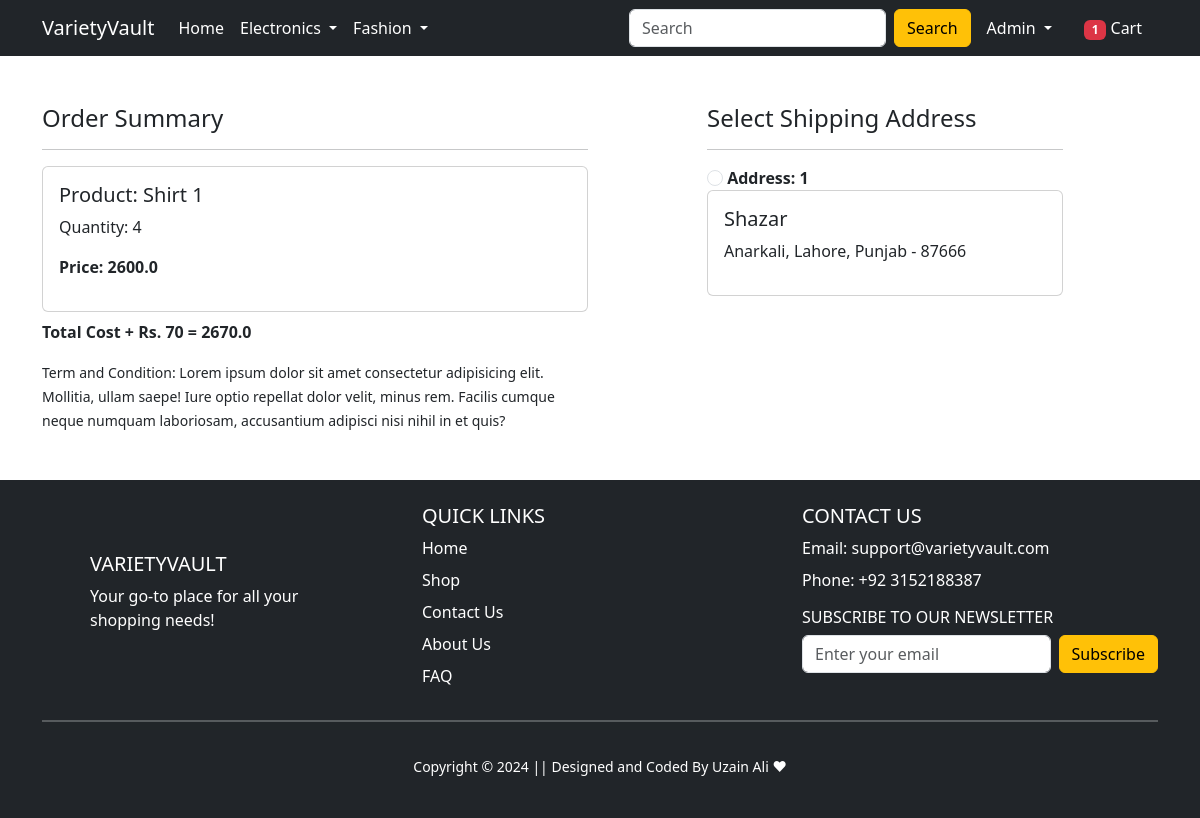
/checkout/ (signed in), run on an earlier commit of the app's database.
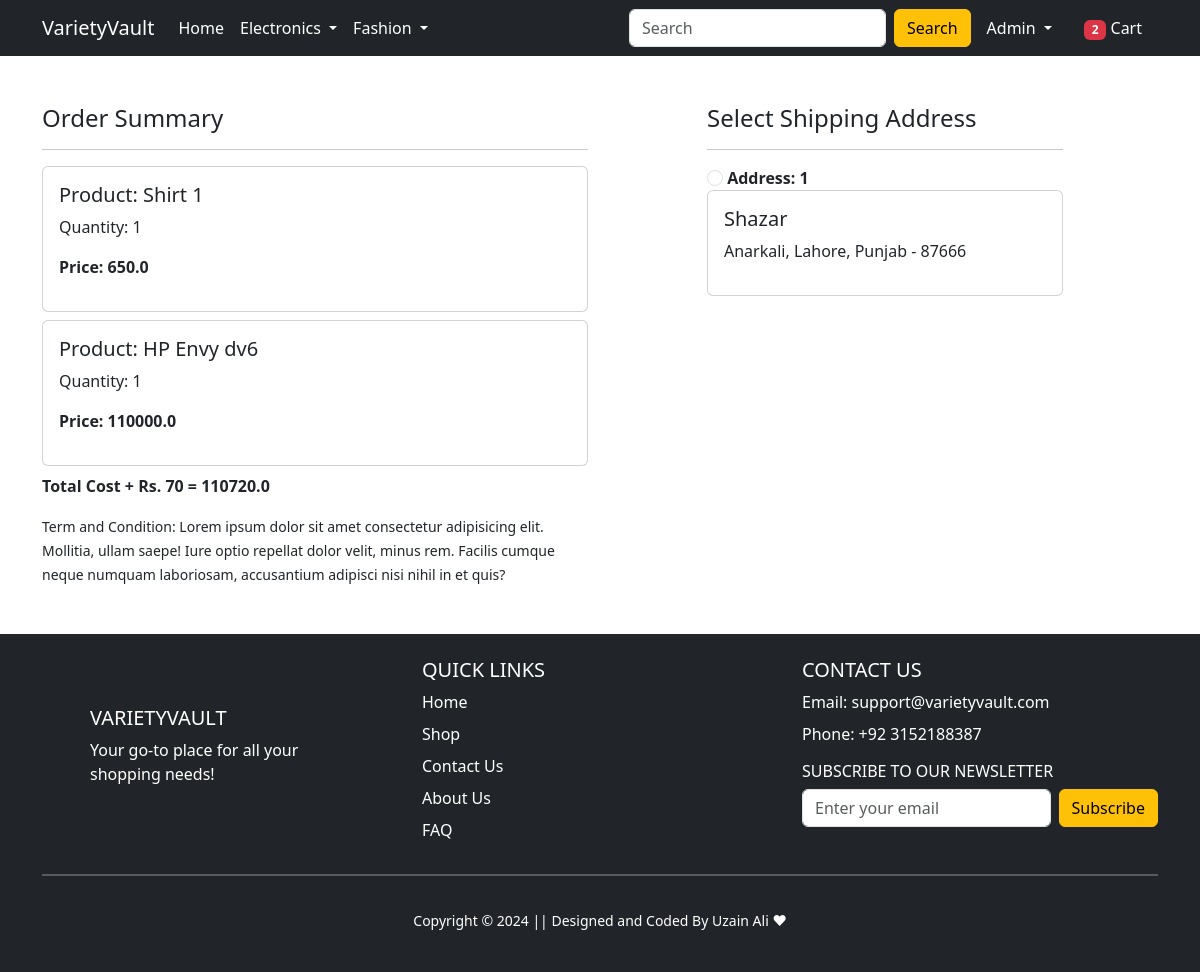
And on a later commit of the database.
### app/models.py (models this page shows, shortened)
class Cart(models.Model):
    user = models.ForeignKey(User, on_delete=models.CASCADE)
    product = models.ForeignKey(Product, on_delete=models.CASCADE)
    quantity = models.PositiveIntegerField(default=1)
    class Meta:
        db_table = 'cart'
    @property
    def total_cost(self):
        return self.quantity * self.product.discounted_price

class Product(models.Model):
    title = models.CharField(max_length=100)
    selling_price = models.FloatField()
    discounted_price = models.FloatField()
    description = models.TextField()
    brand = models.CharField(max_length=100)
    category = models.CharField(choices=CATEGORY_CHOICES,max_length=100)
    product_image = models.ImageField(upload_to='productimg')
    class Meta:
        db_table = "product"

class Customer(models.Model):
    user = models.ForeignKey(User, on_delete=models.CASCADE)
    name = models.CharField(max_length=200)
    locality = models.CharField(max_length=200)
    city = models.CharField(choices=City_CHOICES,max_length=50)
    zipcode = models.IntegerField()
    state = models.CharField(choices=STATE_CHOICES,max_length=50)
    class Meta:
        db_table="customer"

### app/views.py (the view)
# urls.py: path('checkout/', views.checkout, name='checkout'),
@login_required
def checkout(request):
  user=request.user
  address = Customer.objects.filter(user=user)
  cart_items = Cart.objects.filter(user=user)
  amount = 0.0
  totalitem = 0
  shipping_amount = 70.0
  totalamount =0.0
  cart_product = [p for p in Cart.objects.all() if p.user == request.user]
  if cart_product:
    for p in cart_product:
      tempamount = (p.quantity * p.product.discounted_price)
      amount += tempamount
      totalamount = amount + shipping_amount
  if request.user.is_authenticated:
    totalitem = len(Cart.objects.filter(user=request.user))
  return render(request, 'app/checkout.html', {"address":address, "totalamount":totalamount, "cart_items":cart_items, "totalitem":totalitem})

### app/templates/app/checkout.html (shortened to what this page needs)
{% extends 'app/base.html' %}
{% load static %}
{% block main-content %}
<div class="container">
 <div class="row mt-5">
  <div class="col-sm-6">
    <h4>Order Summary</h4>
    <hr>
    {% for item in cart_items %}
      <div class="card mb-2">
        <div class="card-body">
          <h5>Product: {{item.product.title}}</h5>
          <p>Quantity: {{item.quantity}}</p>
          <p class="fw-bold">Price: {{item.total_cost}}</p>
        </div>
      </div>
      {% endfor %}
      <p class="fw-bold">Total Cost + Rs. 70  = {{totalamount}}</p>
    <small>Term and Condition: Lorem ipsum dolor sit amet consectetur adipisicing elit. Mollitia, ullam saepe! Iure optio repellat dolor velit, minus rem. Facilis cumque neque numquam laboriosam, accusantium adipisci nisi nihil in et quis?</small>
  </div>
  <div class="col-sm-4 offset-sm-1">
    <h4>Select Shipping Address</h4>
    <hr>
    <form action="/paymentdone/" id="myform">
      {% for ad in address %}
        <input class="form-check-input" type="radio" value="{{ad.id}}" name="custid" id="custid{{forloop.counter}}">
        <label class="form-check-label fw-bold" for="custid{{forloop.counter}}">
        Address: {{forloop.counter}} </label>
        <div class="card">
          <div class="card-body">
          <h5>{{ad.name}}</h5>
          <p>{{ad.locality}}, {{ad.city}}, {{ad.state}} - {{ad.zipcode}}</p>
          </div>
        </div>
          <div class="form-check mt-2 ">
          </div>
        {% endfor %}
      </form>
    </div>
  </div>
</div>
{% endblock main-content %}

### app/templates/app/base.html (shortened to what this page needs)
<!doctype html>
{% load static %}
<html lang="en">
  <head>
    <link href="https://cdn.jsdelivr.net/npm/bootstrap@5.3.3/dist/css/bootstrap.min.css" rel="stylesheet">
    <link rel="stylesheet" href="{% static 'app/css/owl.carousel.min.css' %}">
    <link rel="stylesheet" href="{% static 'app/css/all.min.css' %}">
    <link rel="stylesheet" href="{% static 'app/css/style.css' %}">
  </head>
  <body>
    <nav class="navbar navbar-expand-lg navbar-dark bg-dark">
     <div class="container">
       <a class="navbar-brand" href="/">VarietyVault</a>
       <div class="collapse navbar-collapse" id="navbarSupportedContent">
         <ul class="navbar-nav me-auto mb-2 mb-lg-0">
           <li class="nav-item">
             <a class="nav-link active" aria-current="page" href="/">Home</a>
           </li>
           <li class="nav-item dropdown">
             <a class="nav-link dropdown-toggle text-white" href="#" id="electronicsDropdown" role="button" data-bs-toggle="dropdown" aria-expanded="false">
               Electronics
             </a>
           </li>
           <li class="nav-item dropdown">
             <a class="nav-link dropdown-toggle text-white" href="#" id="fashionDropdown" role="button" data-bs-toggle="dropdown" aria-expanded="false">
               Fashion
             </a>
           </li>
         </ul>
         <form class="d-flex">
           <input class="form-control me-2" type="search" placeholder="Search" aria-label="Search">
           <button class="btn btn-warning" type="submit">Search</button>
         </form>
         <div>
          <ul class="navbar-nav me-auto mb-2 mb-lg-0">
            {% if request.user.is_authenticated %}
           <li class="nav-item dropdown mx-2">
              <a class="nav-link dropdown-toggle text-white" href="#" id="profileDropdown" role="button" data-bs-toggle="dropdown" aria-expanded="false">
                {{request.user.username|capfirst}}
              </a>
            </li>
            <li class="nav-item mx-2">
             <a href="{% url 'show-cart' %}" class="nav-link text-white"><span class="badge bg-danger">{{totalitem}}</span> Cart </a>
            </li>
            {% endif %}
          </ul>
         </div>
       </div>
     </div>
    </nav>
    {% block main-content %} {% endblock main-content %}
<footer class="container-fluid bg-dark text-white h-100 mt-5" style="min-height: 200px;">
  <div class="container py-4">
    <div class="d-grid gap-4" style="grid-template-columns: repeat(auto-fit, minmax(200px, 1fr));">
      <div class="m-5">
        <h5 class="text-uppercase">VarietyVault</h5>
        <p>Your go-to place for all your shopping needs!</p>
      </div>
      <div>
        <h5 class="text-uppercase">Quick Links</h5>
        <ul class="list-unstyled">
          <li class="mb-2"><a href="" class="text-white text-decoration-none">Home</a></li>
          <li class="mb-2"><a href="" class="text-white text-decoration-none">Shop</a></li>
          <li class="mb-2"><a href="" class="text-white text-decoration-none">Contact Us</a></li>
          <li class="mb-2"><a href="" class="text-white text-decoration-none">About Us</a></li>
          <li class="mb-2"><a href="" class="text-white text-decoration-none">FAQ</a></li>
        </ul>
      </div>
      <div>
        <h5 class="text-uppercase">Contact Us</h5>
        <ul class="list-unstyled">
          <li class="mb-2">Email: support@varietyvault.com</li>
          <li class="mb-2">Phone: +92 3152188387</li>
        </ul>
        <h6 class="text-uppercase">Subscribe to our Newsletter</h6>
        <form class="d-flex" action="#" method="post">
          <input type="email" class="form-control me-2" placeholder="Enter your email" required>
          <button type="submit" class="btn btn-warning">Subscribe</button>
        </form>
      </div>
    </div>
    <hr class="border border-light">
    <div class="row mt-3">
      <div class="col-12 text-center py-3">
        <small>Copyright &copy; 2024 || Designed and Coded By Uzain Ali &#10084;</small>
      </div>
    </div>
  </div>
</footer>
  </body>
</html>

What changed in the data, as far as the page shows it:
changed Cart "Shirt 1": quantity "4" → "1"; total_cost "2600.0" → "650.0"
added Cart: product "HP Envy dv6", quantity "1", total_cost "110000.0"
Also different on the page:
{{ totalitem }}: "1" → "2"
{{ totalamount }}: "2670.0" → "110720.0"
